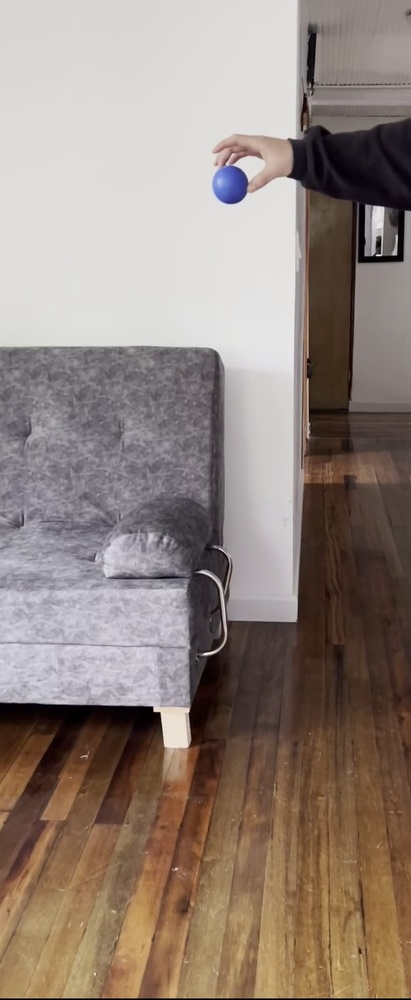
#> input picture frames_extracted/frame_10.jpg, 411 x 1000 px, shrunk from 788 x 1918 before the run, found by its file name
$ python ball_frames_detection.py
#> lines starting #> are read from the running program, lines starting #| are printed output that depends on the picture; after the words box and inside, x2 and y2 are one past the last pixel; in counts of white or black regions, pixels touching at a corner belong together
"""
ball_frames_detection.py

Este script procesa fotogramas extraídos de un video para detectar una pelota utilizando filtrado de color en el espacio HSV y operaciones morfológicas.

Uso:
    Ejecutar este script para detectar la pelota en cada fotograma y visualizar los resultados.
"""
import cv2
import numpy as np
import matplotlib.pyplot as plt

frame_paths = {
    "Frame 10": "./frames_extracted/frame_10.jpg",
    "Frame 30": "./frames_extracted/frame_30.jpg",
    "Frame 50": "./frames_extracted/frame_50.jpg",
    "Frame 70": "./frames_extracted/frame_70.jpg",
    "Frame 90": "./frames_extracted/frame_90.jpg"
}
processed_frames = {}

for label, path in frame_paths.items():
    frame = cv2.imread(path)
#> frame is the input picture: shape (1000, 411, 3); mean B, G, R 124.4, 132.8, 146.7
    hsv = cv2.cvtColor(frame, cv2.COLOR_BGR2HSV)
#> hsv: shape (1000, 411, 3); mean H, S, V 47.9, 60.2, 147.8
    lower_blue = np.array([90, 50, 50])
    upper_blue = np.array([130, 255, 255])
    mask = cv2.inRange(hsv, lower_blue, upper_blue)
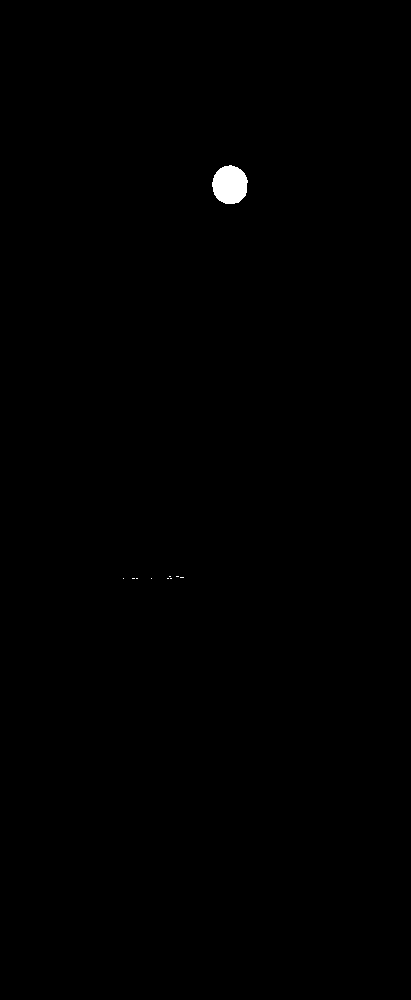
#> mask: shape (1000, 411); 0.27% white; 10 white regions (9 under 20 px), largest, box (x1, y1, x2, y2) and area: (212, 165, 248, 204) 1091
    kernel = np.ones((5,5), np.uint8)
    mask = cv2.morphologyEx(mask, cv2.MORPH_OPEN, kernel)
#> mask: shape (1000, 411); 0.26% white; 1 white region
    mask = cv2.morphologyEx(mask, cv2.MORPH_CLOSE, kernel)
    contours, _ = cv2.findContours(mask, cv2.RETR_EXTERNAL, cv2.CHAIN_APPROX_SIMPLE)
#> contours = 1 contour; box (x1, y1, x2, y2) and area: (212, 166, 247, 204) 1032

    for cnt in contours:
        if cv2.contourArea(cnt) > 50:
            x, y, w, h = cv2.boundingRect(cnt)
            cv2.rectangle(frame, (x, y), (x + w, y + h), (0, 255, 0), 2)
#> this loop made 1 pass
#> (x, y, w, h) on pass 1: (212, 166, 35, 38)
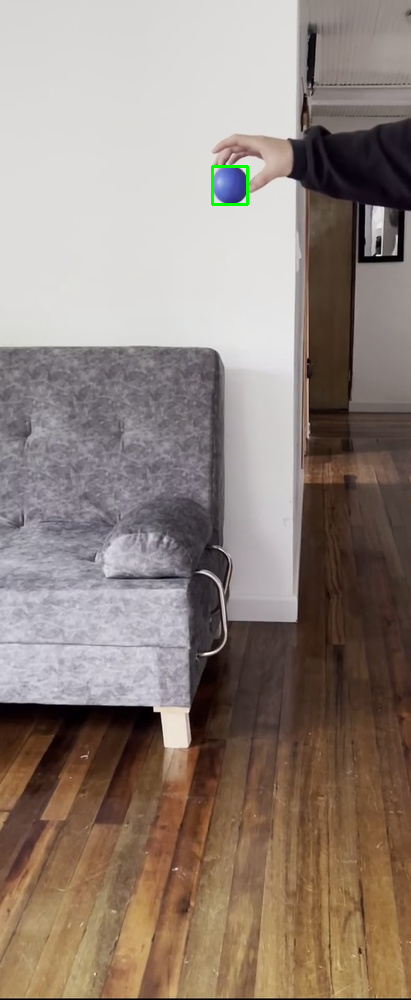
#> frame: shape (1000, 411, 3); 0.11% of pixels changed, all inside (x1, y1, x2, y2) = (211, 165, 249, 206)

    processed_frames[label] = cv2.cvtColor(frame, cv2.COLOR_BGR2RGB)
#> pass 2 of the loop `for label, path in frame_paths.items():`:
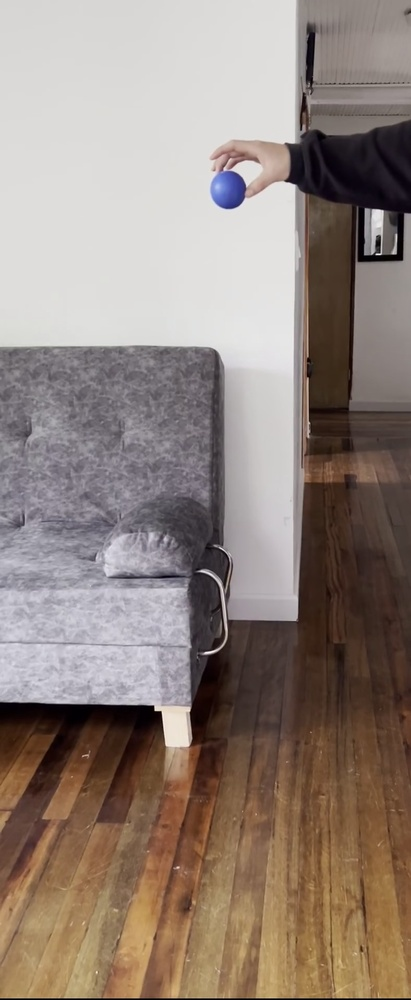
#> input picture frames_extracted/frame_30.jpg, 411 x 1000 px, shrunk from 788 x 1918 before the run, found by its file name
#> frame is the input picture: shape (1000, 411, 3); mean B, G, R 124.3, 132.6, 146.6
#> hsv: shape (1000, 411, 3); mean H, S, V 48, 60.4, 147.7
#> `mask = cv2.inRange(hsv, lower_blue, upper_blue)`:
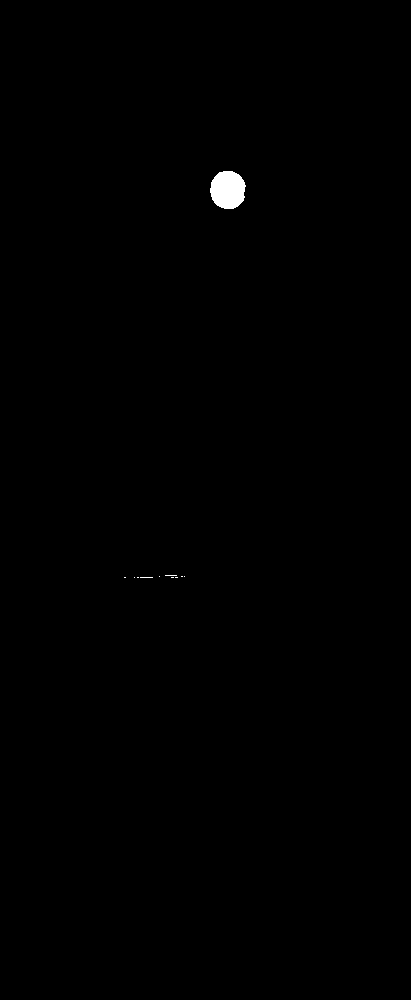
#> mask: shape (1000, 411); 0.27% white; 11 white regions (10 under 20 px), largest, box (x1, y1, x2, y2) and area: (210, 171, 246, 209) 1081
#> contours = 1 contour; box (x1, y1, x2, y2) and area: (210, 171, 245, 209) 1024
#> the loop `for cnt in contours:` made 1 pass
#> (x, y, w, h) on pass 1: (210, 171, 35, 38)
#> after the loop `for cnt in contours:`:
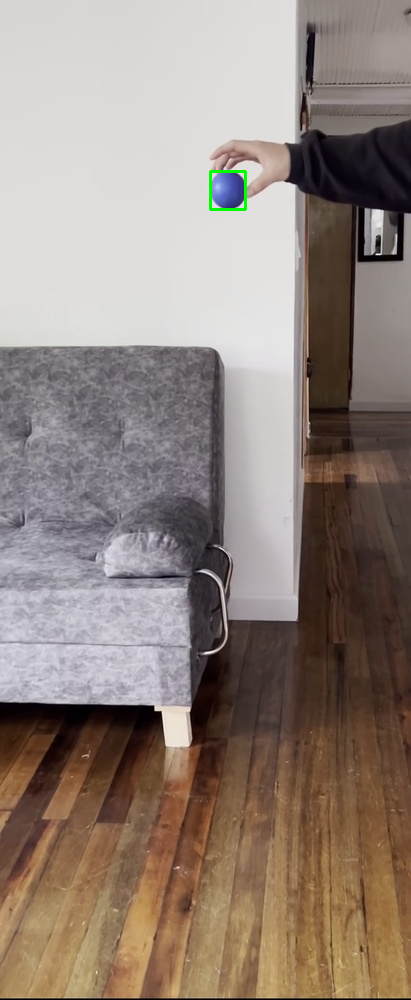
#> frame: shape (1000, 411, 3); 0.11% of pixels changed, all inside (x1, y1, x2, y2) = (209, 170, 247, 211)
#> pass 3 of the loop `for label, path in frame_paths.items():`:
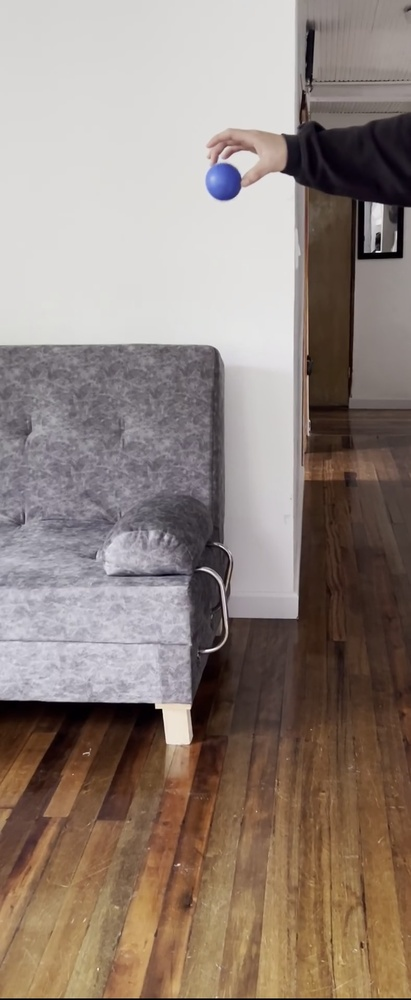
#> input picture frames_extracted/frame_50.jpg, 411 x 1000 px, shrunk from 788 x 1918 before the run, found by its file name
#> frame is the input picture: shape (1000, 411, 3); mean B, G, R 123.8, 132.2, 146.3
#> hsv: shape (1000, 411, 3); mean H, S, V 48.5, 60.7, 147.5
#> `mask = cv2.inRange(hsv, lower_blue, upper_blue)`:
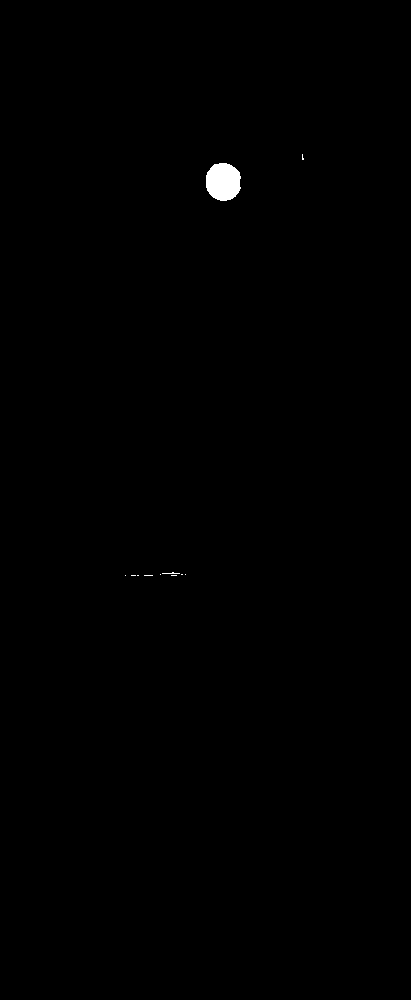
#> mask: shape (1000, 411); 0.27% white; 11 white regions (9 under 20 px), largest, box (x1, y1, x2, y2) and area: (206, 163, 241, 201) 1072, (162, 572, 180, 574) 20
#> contours = 1 contour; box (x1, y1, x2, y2) and area: (206, 163, 240, 201) 1014
#> the loop `for cnt in contours:` made 1 pass
#> (x, y, w, h) on pass 1: (206, 163, 34, 38)
#> after the loop `for cnt in contours:`:
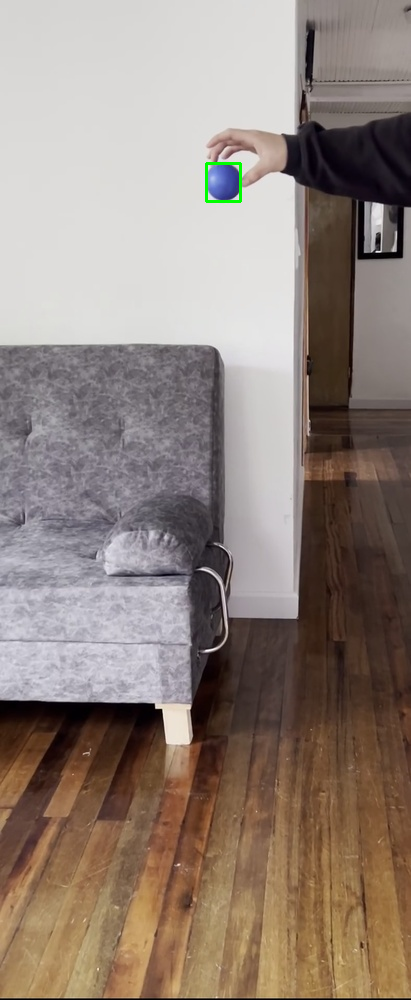
#> frame: shape (1000, 411, 3); 0.1% of pixels changed, all inside (x1, y1, x2, y2) = (205, 162, 242, 203)
#> the loop made 5 passes; the first 3 are shown

fig, axes = plt.subplots(1, len(processed_frames), figsize=(20, 10))
for i, (label, img) in enumerate(processed_frames.items()):
    axes[i].imshow(img)
    axes[i].axis("off")
    axes[i].set_title(label)
#> this loop made 5 passes
#> label on passes 1 to 5: 'Frame 10', 'Frame 30', 'Frame 50', 'Frame 70', 'Frame 90'
plt.show()
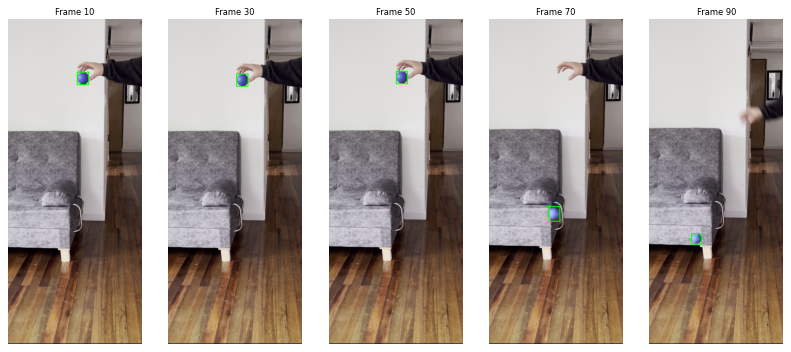
#> figure drawn by matplotlib, 5 panels
